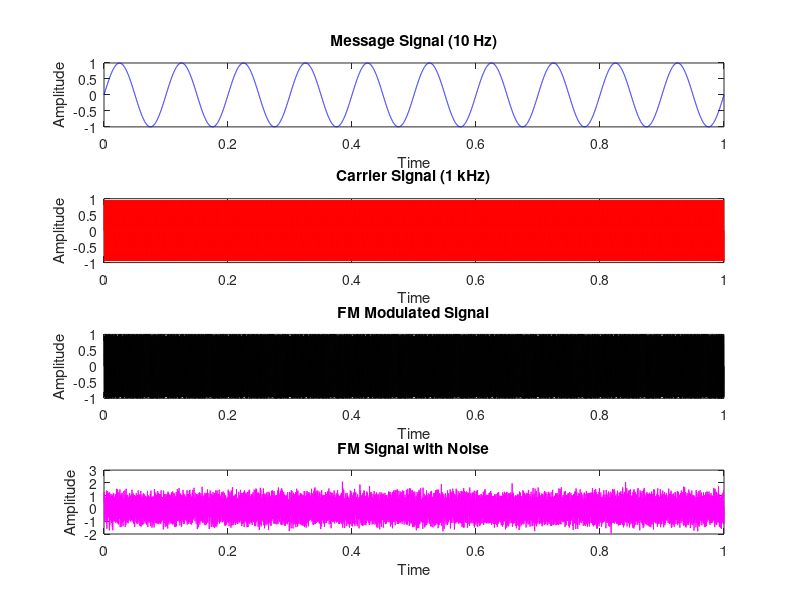

Recreate this plot in MATLAB.
clc;
clear all;
close all;

fm = 10;   
fc = 1000;    
fd = 100;  
fs = 10000;   
t = 0:1/fs:1; 

message = sin(2*pi*fm*t);
carrier = sin(2*pi*fc*t);

kf = 2*pi*fd;
fm_signal = sin(2*pi*fc*t + kf * cumsum(message)/fs);  


noise = 0.3 * randn(1, length(t));
fm_noise = fm_signal + noise;

figure;

subplot(4,1,1);
plot(t, message, 'b');
title('Message Signal (10 Hz)');
xlabel('Time');
ylabel('Amplitude');

subplot(4,1,2);
plot(t, carrier, 'r');
title('Carrier Signal (1 kHz)');
xlabel('Time');
ylabel('Amplitude');

subplot(4,1,3);
plot(t, fm_signal, 'k');
title('FM Modulated Signal');
xlabel('Time');
ylabel('Amplitude');

subplot(4,1,4);
plot(t, fm_noise, 'm');
title('FM Signal with Noise');
xlabel('Time');
ylabel('Amplitude');
